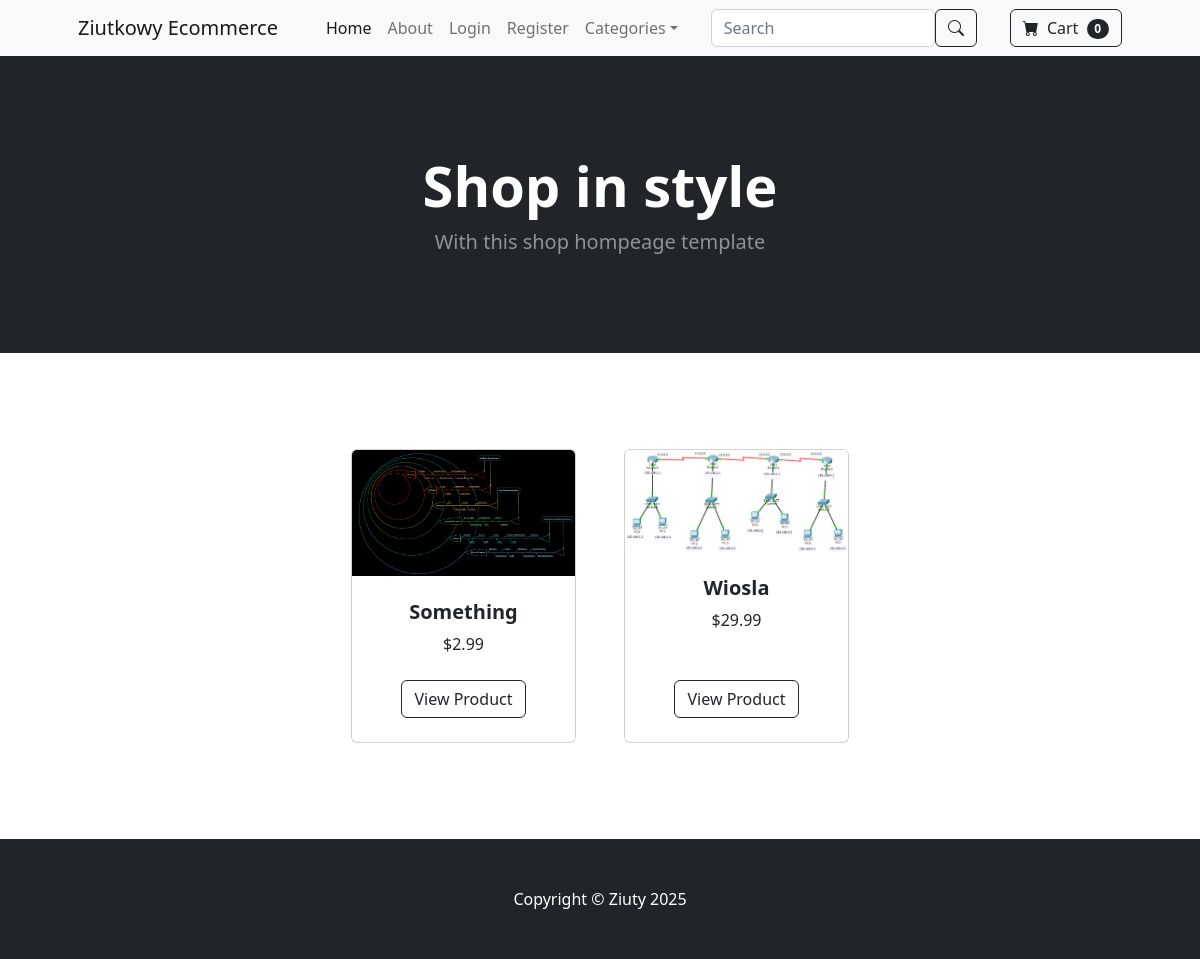
/, run on an earlier commit of the app's database.
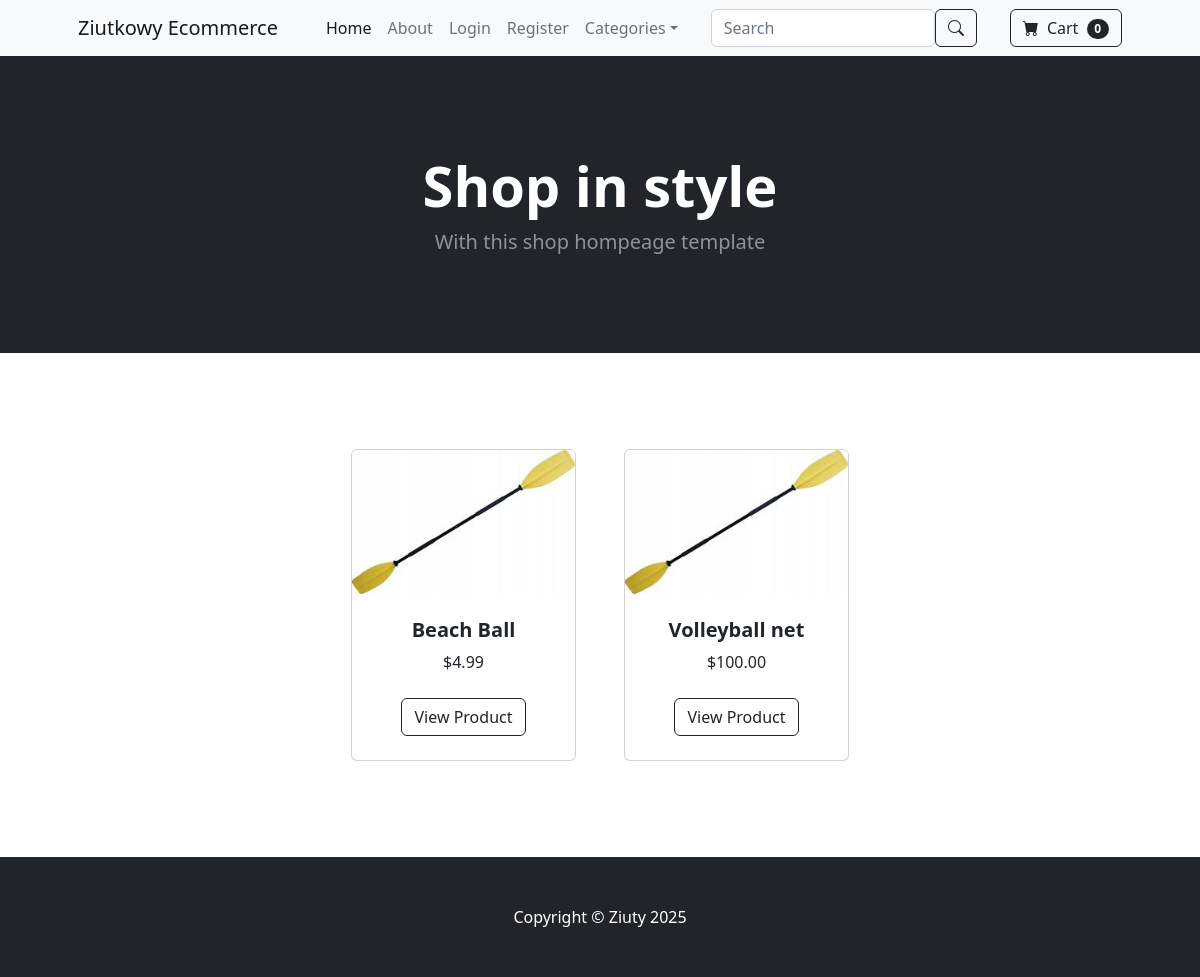
And on a later commit of the database.
### store/models.py (models this page shows, shortened)
class Products(models.Model):
    name = models.CharField(max_length=100)
    price = models.DecimalField(default=0, decimal_places=2, max_digits=6)
    category = models.ForeignKey(Category, on_delete=models.CASCADE, default=1)
    description = models.CharField(max_length=250, default='', blank=True, null=True)
    image = models.ImageField(upload_to='uploads/product/')

### store/views.py (the view)
# urls.py: path('', views.home, name='home'),
def home(request):
    products = Products.objects.all()
    categories = Category.objects.all()
    return render(request, 'home.html', {'products':products, 'categories':categories})

### cart/cart.py (called while the page is built)
    def __len__(self):
        return len(self.cart)

### cart/context_processors.py (called while the page is built)
def cart(request):
    return{'cart': Cart(request)}

### store/context_processors.py (called while the page is built)
def categories(request):
    return {'categories': Category.objects.all()}

### store/templates/home.html
{% extends 'base.html' %}
{% block content %}
        <header class="bg-dark py-5">
            <div class="container px-4 px-lg-5 my-5">
                <div class="text-center text-white">
                    <h1 class="display-4 fw-bolder">Shop in style</h1>
                    <p class="lead fw-normal text-white-50 mb-0">With this shop hompeage template</p>
                </div>
            </div>
        </header>
        <section class="py-5">
            <div class="container px-4 px-lg-5 mt-5">
                <div class="row gx-4 gx-lg-5 row-cols-2 row-cols-md-3 row-cols-xl-4 justify-content-center">
                    {% for product in products %}
                    {% if product.is_sale %}
                    <div class="col mb-5">
                        <div class="card h-100">
                            <div class="badge bg-dark text-white position-absolute" style="top: 0.5rem; right: 0.5rem">Sale</div>
                            <img class="card-img-top" src="{{ product.image.url }}" alt="..." />
                            <div class="card-body p-4">
                                <div class="text-center">
                                    <h5 class="fw-bolder">{{ product.name }}</h5>
                                    <div class="d-flex justify-content-center small text-warning mb-2">
                                        <div class="bi-star-fill"></div>
                                            &nbsp;&nbsp;Sale!&nbsp;&nbsp;
                                        <div class="bi-star-fill"></div>
                                    </div>
                                    <strike>
                                    ${{ product.price }}
                                    </strike>
                                    &nbsp;
                                    ${{ product.sale_price }}
                                </div>
                            </div>
                            <div class="card-footer p-4 pt-0 border-top-0 bg-transparent">
                                <div class="text-center">
                                    <a class="btn btn-outline-dark mt-auto" href="{% url 'product' product.id  %}">View Product</a>
                                </div>
                            </div>
                        </div>
                    </div>
                    {% else %}
                    <div class="col mb-5">
                        <div class="card h-100">
                            <img class="card-img-top" src="{{ product.image.url }}" alt="..." />
                            <div class="card-body p-4">
                                <div class="text-center">
                                    <h5 class="fw-bolder">{{ product.name }}</h5>
                                    ${{ product.price }}
                                </div>
                            </div>
                            <div class="card-footer p-4 pt-0 border-top-0 bg-transparent">
                                    <div class="text-center"><a class="btn btn-outline-dark mt-auto" href="{% url 'product' product.id %}">View Product</a></div>
                            </div>
                        </div>
                    </div>
                    {% endif %}
                    {% endfor %}
                </div>
            </div>
        </section>
{% endblock %}

### store/templates/base.html (shortened to what this page needs)
{% load static %}
<!DOCTYPE html>
<html lang="en">
    <head>
        <link href="https://cdn.jsdelivr.net/npm/bootstrap-icons@1.5.0/font/bootstrap-icons.css" rel="stylesheet" />
        <link href="{% static 'css/styles.css' %}" rel="stylesheet" />
    </head>
    <body>
        {% include 'navbar.html' %}
        {% block content %}
        {% endblock %}
        <footer class="py-5 bg-dark">
            <div class="container"><p class="m-0 text-center text-white">Copyright &copy; Ziuty 2025</p></div>
        </footer>
    </body>
</html>

### store/templates/navbar.html (shortened to what this page needs)
        <nav class="navbar navbar-expand-lg navbar-light bg-light">
            <div class="container px-4 px-lg-5">
                <a class="navbar-brand" href="#!">Ziutkowy Ecommerce</a>
                <div class="collapse navbar-collapse" id="navbarSupportedContent">
                    <ul class="navbar-nav me-auto mb-2 mb-lg-0 ms-lg-4">
                        <li class="nav-item"><a class="nav-link active" aria-current="page" href="{% url 'home' %}">Home</a></li>
                        <li class="nav-item"><a class="nav-link" href="{% url 'about' %}">About</a></li>
                        {% if user.is_authenticated %}
                        <li class="nav-item"><a class="nav-link" href="{% url 'profile' %}">Profile</a></li>
                        <li class="nav-item"><a class="nav-link" href="{% url 'logout' %}">Logout</a></li>
                            {% else %}
                        <li class="nav-item"><a class="nav-link" href="{% url 'login' %}">Login</a></li>
                        <li class="nav-item"><a class="nav-link" href="{% url 'register' %}">Register</a></li>
                        {% endif %}
                        <li class="nav-item dropdown">
                            <a class="nav-link dropdown-toggle" id="navbarDropdown" href="#" role="button" data-bs-toggle="dropdown" aria-expanded="false">Categories</a>
                        </li>
                    </ul>
                        <form method="POST" action="{% url 'search' %}" class='d-flex'>
                            <input class="form-control me-0 w-75" type="search" name="searched" placeholder="Search" aria-label="Search">
                            <button class="btn btn-outline-dark  ms-0" type="submit"><i class="bi bi-search"></i></button>
                          </form>
                        <form class="d-flex">
                        <a href="{% url 'cart_summary' %}"  class="btn btn-outline-dark ms-0" type="submit" >                            <i class="bi-cart-fill me-1"></i>
                            Cart
                            <span class="badge bg-dark text-white ms-1 rounded-pill"id="cart_quantity">{{cart|length }}
                            </span></a>
                    </form>
                </div>
            </div>
        </nav>

What changed in the data, as far as the page shows it:
removed Products: image (picture), name "Something", price "2.99"
removed Products: image (picture), name "Wiosla", price "29.99"
added Products: image (picture), name "Beach Ball", price "4.99"
added Products: image (picture), name "Volleyball net", price "100.00"
